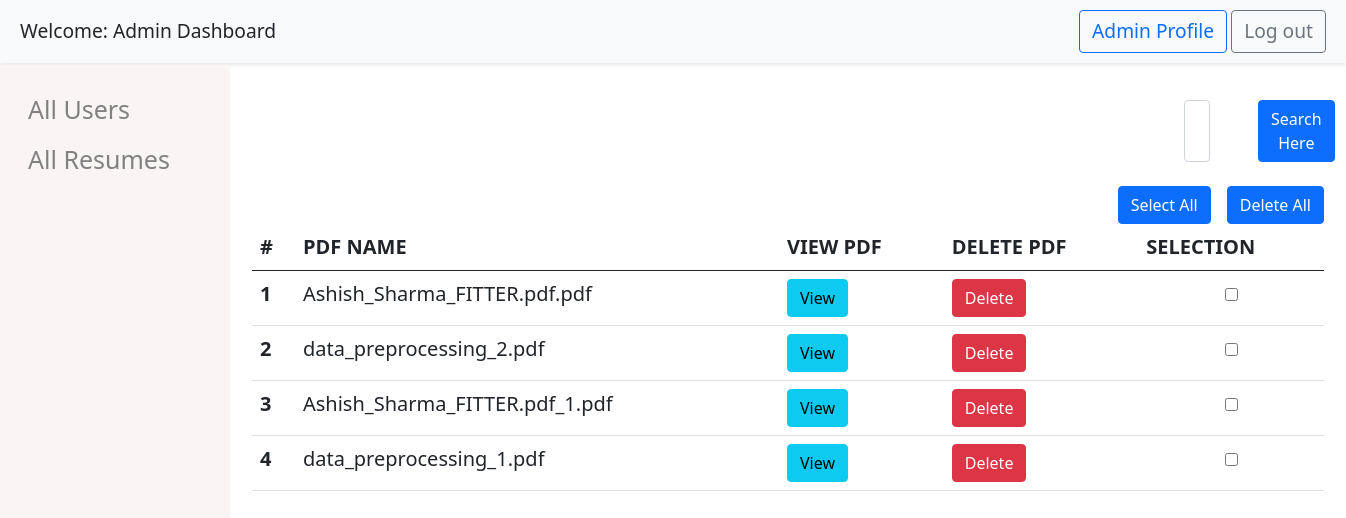
The page /resumes/ (signed in) on the database as committed earlier.
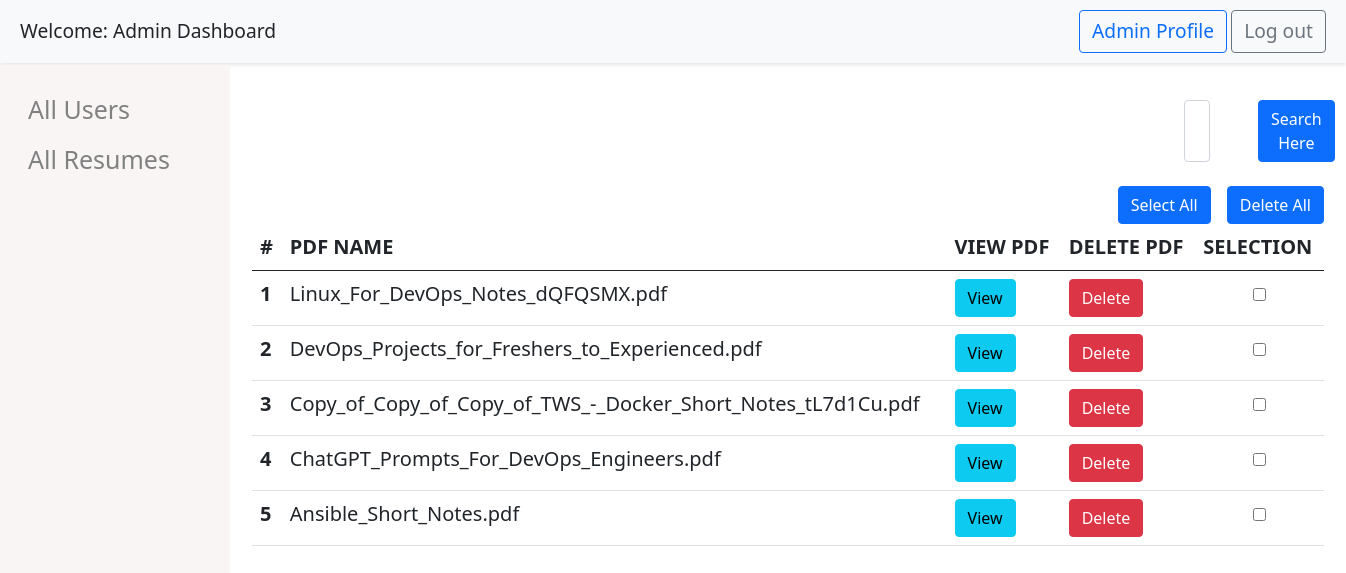
The same page on the database as committed later.
### app1/models.py (models this page shows, shortened)
class Resumes(models.Model):
    ruid = models.ForeignKey(Users,on_delete=models.CASCADE)
    resume = models.FileField(upload_to='resumes/')
    created_at_time = models.DateTimeField(auto_now_add=True,null=True)

### app1/views.py (the view)
# urls.py: path('resumes/', views.All_resumes.as_view(), name='resumes'),
class All_resumes(View):
    def get(self,request):
        self.admin = request.session.get('admin',False)
        if not self.admin:
            return redirect('/admin/')
        self.resumes = Resumes.objects.all()[::-1]
        val = self.resumes[0].id
        return render(request,"dashboard.html",{'resumes': self.resumes,'serial': val})

### app1/templatetags/myfilter.py (called while the page is built)
@register.filter()
def UserProfileName(name):
    n = name[8:]
    return n

@register.filter()
def serialno(rid='key'):
    global id
    id = id+1
    return id

### app1/templates/dashboard.html (shortened to what this page needs)
{% load static %}
{% load myfilter %}
<!DOCTYPE html>
<html lang="en">
<head>
    <link rel="stylesheet" href="{% static 'mystyle.css' %}">
    <link href="https://cdnjs.cloudflare.com/ajax/libs/bootstrap/5.3.0/css/bootstrap.min.css" rel="stylesheet">
    <link href="https://cdn.jsdelivr.net/npm/bootstrap@5.0.2/dist/css/bootstrap.min.css" rel="stylesheet"
>
</head>
<body>
    <div class="header w-100" style="position: fixed;">
        <div class="font-size">Welcome: Admin Dashboard</div>
        <div>
            <a class="font-size btn btn-outline-primary">Admin Profile</a>
            <a class="font-size btn btn-outline-secondary" href="/admin-logout/">Log out</a>
        </div>
    </div>
    <div class="container row">
        <div class="sidenav">
            <a href="{% url 'users' %}">All Users</a>
            <a href="/resumes/">All Resumes</a>
        </div>
        <div class="main">
            <div class="row mb-4 search-design">
                <form method="post" action="/filter-resumes/" class="d-flex gap-5" style="float: right;">
                    <input type="text" name="searchResume" id="searchResume" class="form-control w-50">
                    <button type="submit" class="btn btn-primary">Search Here</button>
                </form>
            </div>
            {% if users %}
            <div class="row col-md-12 justify-content-between">
                {% for user in users %}
                <div class="col-md-3 shadow m-2">
                    <p>Email : {{user.email}}</p>
                    <p><a href="/view-user/{{ user.id }}/" target="_blank">View Link</a></p>
                    <p><a href="/delete-user/{{ user.id }}/" target="_self" class="btn btn-danger">Delete</a></p>
                </div>
                {% endfor %}
            </div>
            {% elif resumes %}
            <div style="float: right;">
                <div class="col-md-12 d-flex gap-3">
                    <div>
                        <button type="button" class="btn btn-primary" onclick="SelectAll();">Select
                            All</button>
                    </div>
                    <div>
                        <form method="post" action="/adminmultiDelete/">
                            <button type="submit" class="btn btn-primary" id="deleteButton" onclick="deleteAllFiles();">Delete All</button>
                        </form>
                    </div>
                </div>
            </div>
            <div class="col-md-12 w-100" style="overflow-y: auto; max-height: 500px;">
                <table class="table">
                    <thead>
                        <tr>
                            <th scope="col">#</th>
                            <th scope="col">PDF NAME</th>
                            <th scope="col">VIEW PDF</th>
                            <th scope="col">DELETE PDF</th>
                            <th scope="col">SELECTION</th>
                        </tr>
                    </thead>
                    <tbody>
                        {% if not filter_id %}
                        {% for resume in resumes %}
                        <tr>
                            <th scope="row">{{ resume.id|serialno }}</th>
                            <td>{{ resume.resume.name|UserProfileName }}</td>
                            <td><a href="{{ resume.resume.url }}" target="_blank" class="btn btn-info">View</a></td>
                            <td>
                                <button type="button" onclick='deleteFile("/admin-delete-resume/{{ resume.id }}/");'
                                    class="btn btn-danger">Delete</button>
                            </td>
                            <td align="center">
                                <input type="checkbox" name="checkbox_data" value="{{ resume.id }}"
                                    onclick="Checkboxfun();" />
                            </td>
                        </tr>
                        {% endfor %}
                        {% endif %}
                    </tbody>
                </table>
            </div>
            {% endif %}
        </div>
    </div>
</body>
</html>

Rows that differ between the two databases and show on the page:
removed Resumes: id|serialno "1", resume.name|UserProfileName "Ashish_Sharma_FITTER.pdf.pdf"
removed Resumes: id|serialno "2", resume.name|UserProfileName "data_preprocessing_2.pdf"
removed Resumes: id|serialno "3", resume.name|UserProfileName "Ashish_Sharma_FITTER.pdf_1.pdf"
removed Resumes: id|serialno "4", resume.name|UserProfileName "data_preprocessing_1.pdf"
added Resumes: id|serialno "1", resume.name|UserProfileName "Linux_For_DevOps_Notes_dQFQSMX.pdf"
added Resumes: id|serialno "2", resume.name|UserProfileName "DevOps_Projects_for_Freshers_to_Experienced.pdf"
added Resumes: id|serialno "3", resume.name|UserProfileName "Copy_of_Copy_of_Copy_of_TWS_-_Docker_Short_Notes_tL7d1Cu.pdf"
added Resumes: id|serialno "4", resume.name|UserProfileName "ChatGPT_Prompts_For_DevOps_Engineers.pdf"
added Resumes: id|serialno "5", resume.name|UserProfileName "Ansible_Short_Notes.pdf"
